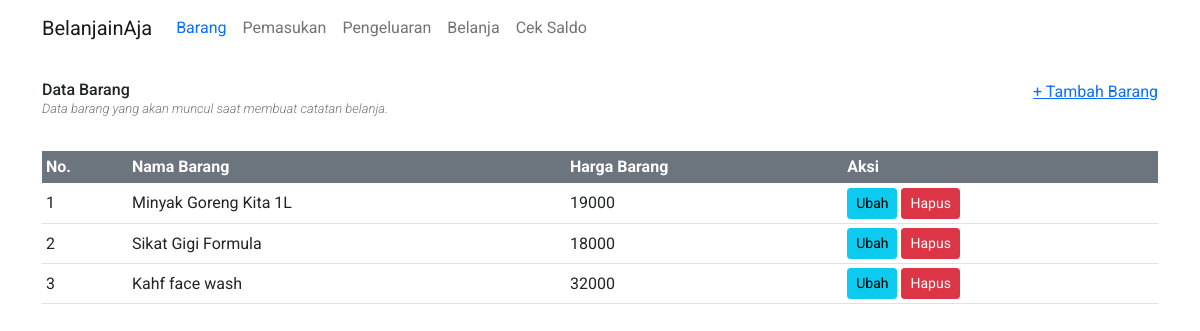
The app's page /belanjainaja/item/, older data.
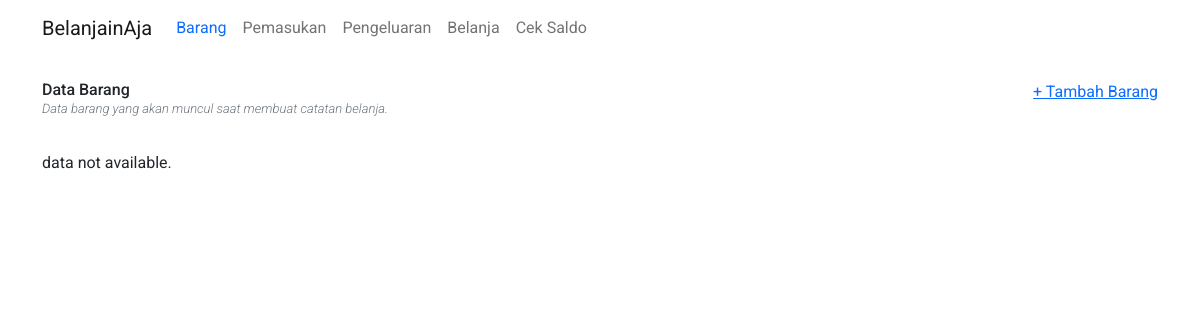
The same page, newer data.
### belanjainaja/models.py (models this page shows)
class Item(models.Model):
    name = models.CharField(max_length=50, unique=True)
    price = models.IntegerField()

### belanjainaja/views/item/__init__.py (the view)
# urls.py: path("", views.index, name="index"),
def index(request):
    latest_item_list = Item.objects.all()
    context = {
        "latest_item_list": latest_item_list
    }
    return render(request, "belanjainaja/item/index.html", context=context)

### belanjainaja/templates/belanjainaja/item/index.html (shortened to what this page needs)
{% extends "belanjainaja/base.html" %}
{% block content %}
<div class="d-flex justify-content-between mb-3">
  <div>
    <h6 class="mb-0">Data Barang</h6>
    <p class="text-secondary mt-0 fst-italic fw-light" style="font-size: 13px;">Data barang yang akan muncul saat
      membuat catatan belanja.</p>
  </div>
  <a href="{% url 'belanja:item.create' %}">+ Tambah Barang</a>
</div>
{% if not latest_item_list %}
<p>data not available.</p>
{% else %}
<div class="table-responsive">
  <table class="table table-sm align-middle">
    <thead class="bg-secondary text-white">
      <tr>
        <th>No.</th>
        <th>Nama Barang</th>
        <th>Harga Barang</th>
        <th>Aksi</th>
      </tr>
    </thead>
    <tbody class="table-group-divider">
      {% for item in latest_item_list %}
      <tr>
        <td scope="row">{{forloop.counter}}</td>
        <td>{{item.name}}</td>
        <td>{{item.price}}</td>
        <td class="d-flex justify-center align-items-center">
          <a href="{% url 'belanja:item.update' item.id %}" class="btn btn-sm btn-info me-1">Ubah</a>
          <form action="{% url 'belanja:item.delete' item.id %}" method="POST" class="mb-0">
            <button type="submit" class="btn btn-sm btn-danger">Hapus</button>
          </form>
        </td>
      </tr>
      {% endfor %}
    </tbody>
  </table>
</div>
{% endif %}
{% endblock %}

Row changes from the older to the newer data that the page shows:
removed Item: name "Minyak Goreng Kita 1L", price "19000"
removed Item: name "Sikat Gigi Formula", price "18000"
removed Item: name "Kahf face wash", price "32000"
Text that changed along with them:
text no longer shown: "No. Nama Barang Harga Barang Aksi"
text now shown: "data not available."
